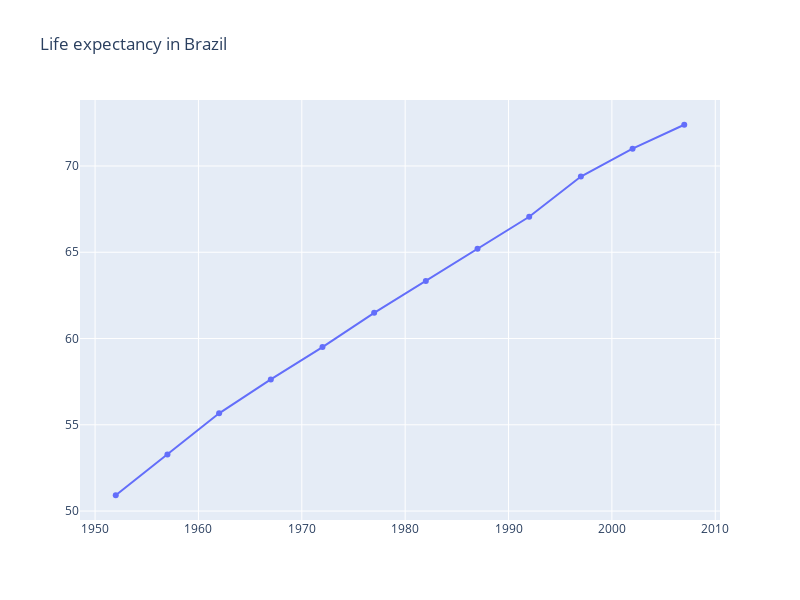

Source (notebook cell):
### Markdown cell above
# Grafico com plotly

### Code cell
import plotly.graph_objects as go

fig = go.Figure()
fig.add_trace(go.Scatter(
    x=df_brazil['year'], 
    y=df_brazil['lifeExp']
))

fig.update_layout(
    width=800,
    height=600,
    title='Life expectancy in Brazil')

### Figure 1 — Plotly figure (JSON) as saved in the notebook; plotly's stock layout.template omitted (floating-point values rounded to 4 significant figures)
{"data": [{"type": "scatter", "x": [1952, 1957, 1962, 1967, 1972, 1977, 1982, 1987, 1992, 1997, 2002, 2007], "y": [50.92, 53.28, 55.66, 57.63, 59.5, 61.49, 63.34, 65.2, 67.06, 69.39, 71.01, 72.39]}], "layout": {"height": 600, "title": {"text": "Life expectancy in Brazil"}, "width": 800}}
